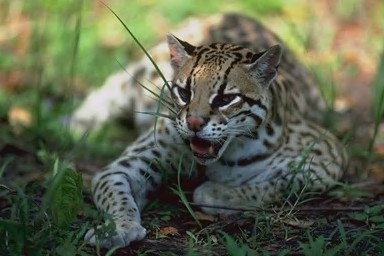
%> input picture L3/wildcat.jpg, 384 x 256 px
$ octave kadai1.m   (GNU Octave 9; MATLAB toolbox functions it lacks are replaced by stand-ins)
%> lines starting %> are read from the running program, lines starting %| are printed output that depends on the picture
addpath('/usr/local/class/object/MATLAB/sift');
%動物画像
I1=im2double(rgb2gray(imread('wildcat.jpg')));
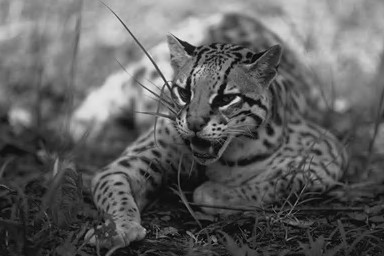
%> I1: size 256x384 double; min 0.00392, max 0.933, mean 0.375
%webからとってきた画像
I2=im2double(rgb2gray(imread('trump.jpg')));
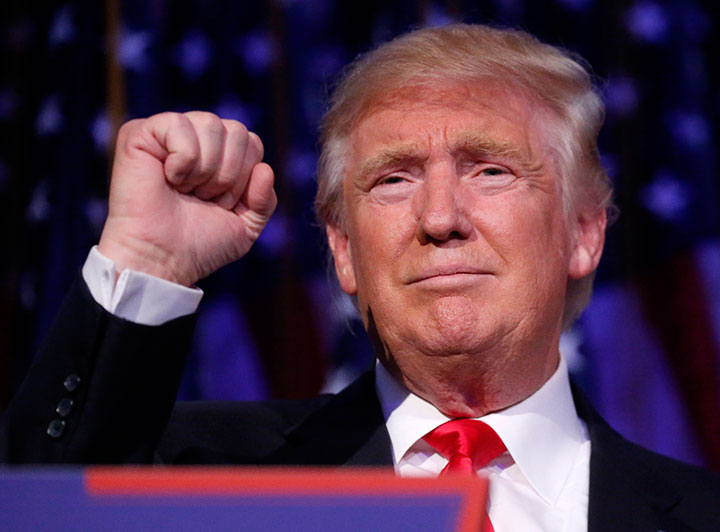
%> input picture L3/trump.jpg, 720 x 532 px
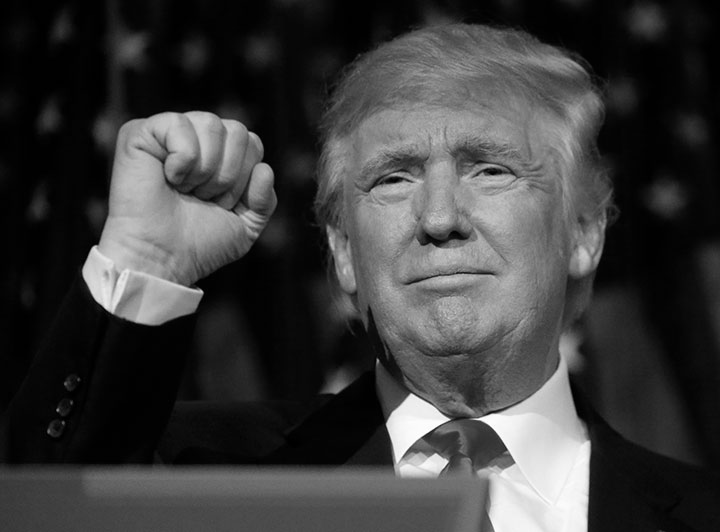
%> I2: size 532x720 double; min 0, max 1, mean 0.239
resizedI2=imresize(I2,[320 240]);
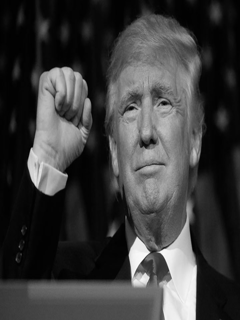
%> resizedI2: size 320x240 double; min -0.00554, max 1.01, mean 0.239; drawn with min black and max white

%> (the run ends here)
